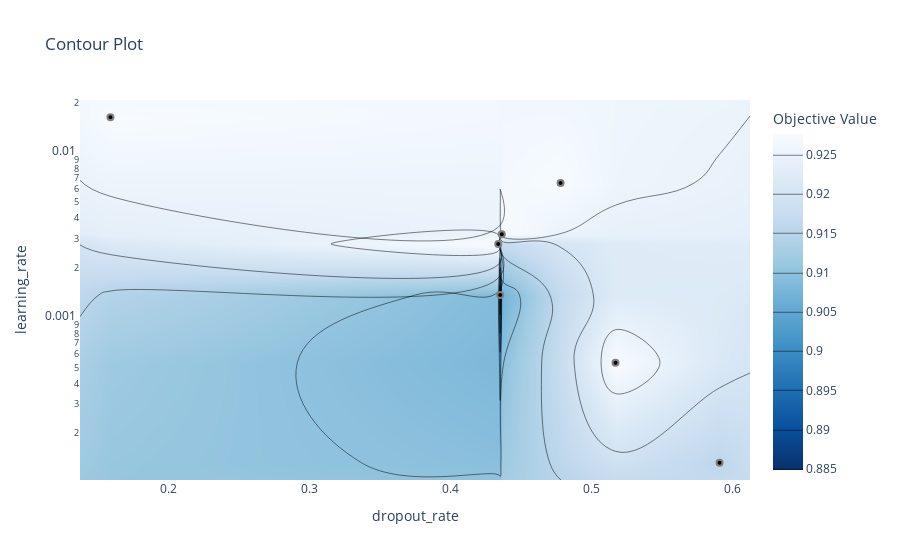

The notebook cell this image was saved under:
### Code cell
# plot the estimated accuracy surface over hyperparameters:
fig = optuna.visualization.plot_contour(study9, params=['learning_rate', 'dropout_rate'])
fig.show()

### Figure 1 — Plotly figure (JSON) as saved in the notebook; plotly's stock layout.template omitted (floating-point values rounded to 4 significant figures)
{"data": [{"colorbar": {"title": {"text": "Objective Value"}}, "colorscale": [[0, "rgb(247,251,255)"], [0.125, "rgb(222,235,247)"], [0.25, "rgb(198,219,239)"], [0.375, "rgb(158,202,225)"], [0.5, "rgb(107,174,214)"], [0.625, "rgb(66,146,198)"], [0.75, "rgb(33,113,181)"], [0.875, "rgb(8,81,156)"], [1, "rgb(8,48,107)"]], "connectgaps": true, "contours": {"coloring": "heatmap"}, "hoverinfo": "none", "line": {"smoothing": 1.3}, "reversescale": true, "type": "contour", "x": [0.1369, 0.1585, 0.4338, 0.4352, 0.4363, 0.4781, 0.5171, 0.5909, 0.6125], "y": [0.0001041, 0.0001324, 0.0005327, 0.001371, 0.002792, 0.003195, 0.006524, 0.0163, 0.02073], "z": [[null, null, null, null, null, null, null, null, null], [null, null, null, null, null, null, null, 0.9157, null], [null, null, null, null, null, null, 0.9277, null, null], [null, null, null, 0.8848, null, null, null, null, null], [null, null, 0.9277, null, null, null, null, null, null], [null, null, null, null, 0.9277, null, null, null, null], [null, null, null, null, null, 0.9277, null, null, null], [null, 0.9277, null, null, null, null, null, null, null], [null, null, null, null, null, null, null, null, null]]}, {"marker": {"color": "black", "line": {"color": "Grey", "width": 2}}, "mode": "markers", "showlegend": false, "type": "scatter", "x": [0.1585, 0.4363, 0.4781, 0.4338, 0.5909, 0.5171, 0.4352], "y": [0.0163, 0.003195, 0.006524, 0.002792, 0.0001324, 0.0005327, 0.001371]}], "layout": {"title": {"text": "Contour Plot"}, "xaxis": {"range": [0.1369, 0.6125], "title": {"text": "dropout_rate"}}, "yaxis": {"range": [-3.983, -1.683], "title": {"text": "learning_rate"}, "type": "log"}}}
